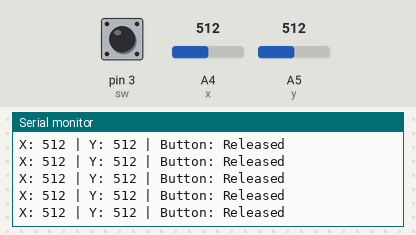
This sketch was run on a simulated Arduino Uno, built with avr-gcc and run on an emulated ATmega328P. On the bench: the last lines printed to the serial monitor. The test bench sets the inputs (shaded band); at power-on: pin 3 (sw) HIGH, A4 (x) = 512, A5 (y) = 512.

Above: at 1.2 s.
1.3 s: pin 3 (sw) pulled LOW for 0.3 s
At 1.69 s:
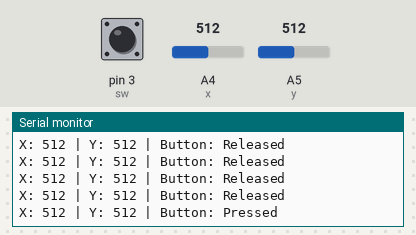
3.1 s: A4 (x) set to 0
At 3.44 s:
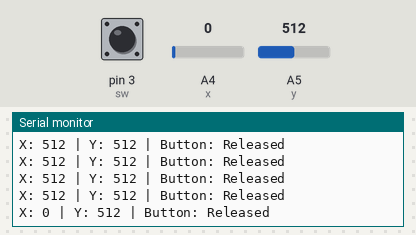
6.1 s: A5 (y) set to 0
At 6.2 s:
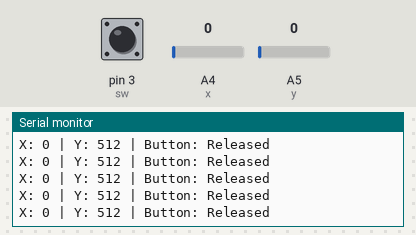
9.1 s: A4 (x) set to 122
At 9.21 s:
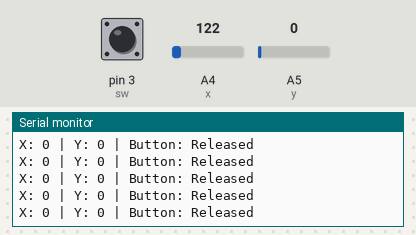
12.1 s: pin 3 (sw) pulled LOW for 1 s
At 12.46 s:
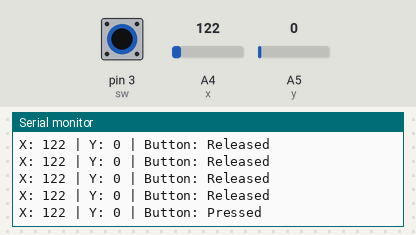
14.6 s: A5 (y) set to 122
At 14.72 s:
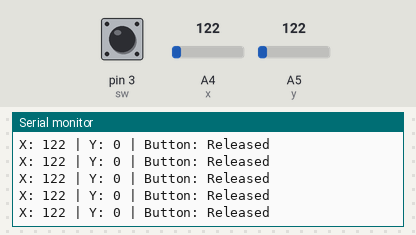
Timing chart, 0 to 17.1 s (numbered marks = the images above; inputs shaded):
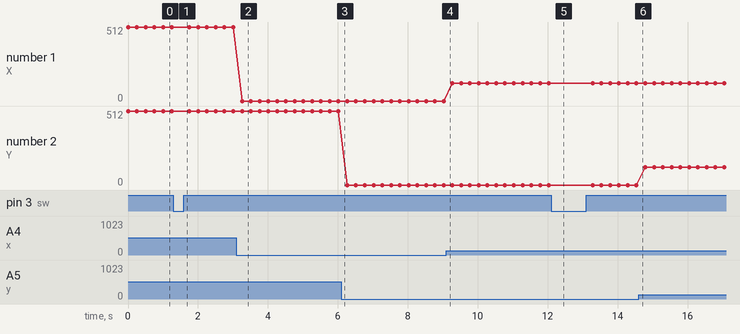

Measured:
- after the input at 1.3 s, the serial monitor: prints a new line after 0.21 s (image 1)
- after the input at 3.1 s, the serial monitor: prints a new line after 0.16 s (image 2)
- after the input at 12.1 s, the serial monitor: prints a new line after 0.18 s (image 5)
- plotted number 1: 512 → 0 after the input at 3.1 s, 0 → 122 after the input at 9.1 s

The sketch:

aug15_ARD_JOYSTICK.ino
```cpp
int x=A4;
int y=A5;
int sw = 3;

void setup() {
  Serial.begin(9600);
  pinMode(sw,INPUT_PULLUP);

}

void loop() {
  int xValue = analogRead(x);
  int yValue = analogRead(y);
  int buttonState = digitalRead(sw);

  Serial.print("X: ");
  Serial.print(xValue);
  Serial.print(" | Y: ");
  Serial.print(yValue);
  Serial.print(" | Button: ");
  Serial.println(buttonState == LOW ? "Pressed" : "Released");

  delay(250);

}
```
